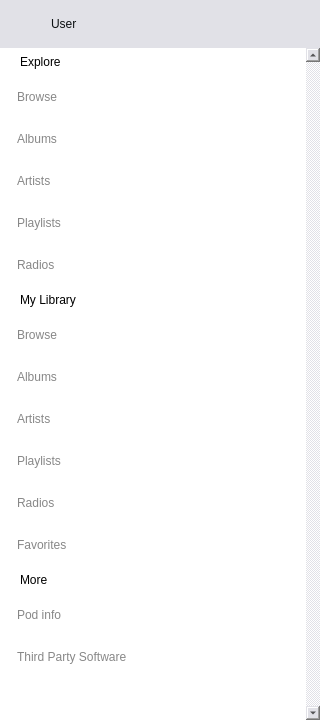
<?xml version="1.0" encoding="UTF-8"?>
<ui version="4.0">
 <class>Sidebar</class>
 <widget class="QWidget" name="Sidebar">
  <property name="geometry">
   <rect>
    <x>0</x>
    <y>0</y>
    <width>320</width>
    <height>720</height>
   </rect>
  </property>
  <property name="minimumSize">
   <size>
    <width>320</width>
    <height>0</height>
   </size>
  </property>
  <property name="maximumSize">
   <size>
    <width>320</width>
    <height>16777215</height>
   </size>
  </property>
  <property name="windowTitle">
   <string>Form</string>
  </property>
  <property name="styleSheet">
   <string notr="true">background-color: rgb(255, 255, 255);
background-color: rgb(255, 255, 255);</string>
  </property>
  <layout class="QHBoxLayout" name="horizontalLayout_5">
   <property name="spacing">
    <number>0</number>
   </property>
   <property name="leftMargin">
    <number>0</number>
   </property>
   <property name="topMargin">
    <number>0</number>
   </property>
   <property name="rightMargin">
    <number>0</number>
   </property>
   <property name="bottomMargin">
    <number>0</number>
   </property>
   <item>
    <widget class="QFrame" name="frame">
     <property name="enabled">
      <bool>true</bool>
     </property>
     <property name="sizePolicy">
      <sizepolicy hsizetype="Preferred" vsizetype="Preferred">
       <horstretch>0</horstretch>
       <verstretch>0</verstretch>
      </sizepolicy>
     </property>
     <property name="minimumSize">
      <size>
       <width>0</width>
       <height>0</height>
      </size>
     </property>
     <property name="maximumSize">
      <size>
       <width>16777215</width>
       <height>16777215</height>
      </size>
     </property>
     <property name="styleSheet">
      <string notr="true">background-color: rgb(225, 225, 231);</string>
     </property>
     <property name="frameShape">
      <enum>QFrame::NoFrame</enum>
     </property>
     <property name="frameShadow">
      <enum>QFrame::Raised</enum>
     </property>
     <layout class="QVBoxLayout" name="verticalLayout_2">
      <property name="spacing">
       <number>0</number>
      </property>
      <property name="leftMargin">
       <number>0</number>
      </property>
      <property name="topMargin">
       <number>0</number>
      </property>
      <property name="rightMargin">
       <number>0</number>
      </property>
      <property name="bottomMargin">
       <number>0</number>
      </property>
      <item>
       <layout class="QHBoxLayout" name="horizontalLayout_2">
        <property name="spacing">
         <number>6</number>
        </property>
        <property name="leftMargin">
         <number>3</number>
        </property>
        <property name="topMargin">
         <number>3</number>
        </property>
        <property name="rightMargin">
         <number>3</number>
        </property>
        <property name="bottomMargin">
         <number>3</number>
        </property>
        <item>
         <widget class="QPushButton" name="avatar">
          <property name="minimumSize">
           <size>
            <width>42</width>
            <height>42</height>
           </size>
          </property>
          <property name="maximumSize">
           <size>
            <width>42</width>
            <height>42</height>
           </size>
          </property>
          <property name="styleSheet">
           <string notr="true">border: none;
background-color: rgb(225, 225, 231);</string>
          </property>
          <property name="text">
           <string/>
          </property>
         </widget>
        </item>
        <item>
         <widget class="QLabel" name="label">
          <property name="maximumSize">
           <size>
            <width>16777215</width>
            <height>48</height>
           </size>
          </property>
          <property name="styleSheet">
           <string notr="true">color: rgb(13, 17, 19);</string>
          </property>
          <property name="text">
           <string>User</string>
          </property>
         </widget>
        </item>
        <item>
         <widget class="QPushButton" name="alerts">
          <property name="minimumSize">
           <size>
            <width>42</width>
            <height>42</height>
           </size>
          </property>
          <property name="maximumSize">
           <size>
            <width>42</width>
            <height>42</height>
           </size>
          </property>
          <property name="styleSheet">
           <string notr="true">border: none;</string>
          </property>
          <property name="text">
           <string/>
          </property>
         </widget>
        </item>
        <item>
         <widget class="QPushButton" name="upload">
          <property name="minimumSize">
           <size>
            <width>42</width>
            <height>42</height>
           </size>
          </property>
          <property name="maximumSize">
           <size>
            <width>42</width>
            <height>42</height>
           </size>
          </property>
          <property name="styleSheet">
           <string notr="true">border: none;</string>
          </property>
          <property name="text">
           <string/>
          </property>
         </widget>
        </item>
        <item>
         <widget class="QPushButton" name="logout">
          <property name="minimumSize">
           <size>
            <width>42</width>
            <height>42</height>
           </size>
          </property>
          <property name="maximumSize">
           <size>
            <width>42</width>
            <height>42</height>
           </size>
          </property>
          <property name="styleSheet">
           <string notr="true">border: none;</string>
          </property>
          <property name="text">
           <string/>
          </property>
         </widget>
        </item>
       </layout>
      </item>
      <item>
       <widget class="QScrollArea" name="scrollArea">
        <property name="styleSheet">
         <string notr="true">background-color: #fff;</string>
        </property>
        <property name="frameShape">
         <enum>QFrame::NoFrame</enum>
        </property>
        <property name="verticalScrollBarPolicy">
         <enum>Qt::ScrollBarAlwaysOn</enum>
        </property>
        <property name="widgetResizable">
         <bool>true</bool>
        </property>
        <widget class="QWidget" name="scrollAreaWidgetContents">
         <property name="geometry">
          <rect>
           <x>0</x>
           <y>0</y>
           <width>308</width>
           <height>672</height>
          </rect>
         </property>
         <layout class="QVBoxLayout" name="verticalLayout_3">
          <property name="spacing">
           <number>0</number>
          </property>
          <property name="leftMargin">
           <number>0</number>
          </property>
          <property name="topMargin">
           <number>0</number>
          </property>
          <property name="rightMargin">
           <number>0</number>
          </property>
          <property name="bottomMargin">
           <number>0</number>
          </property>
          <item>
           <layout class="QHBoxLayout" name="horizontalLayout">
            <property name="spacing">
             <number>0</number>
            </property>
            <property name="leftMargin">
             <number>17</number>
            </property>
            <property name="rightMargin">
             <number>17</number>
            </property>
            <item>
             <widget class="QLabel" name="label_6">
              <property name="styleSheet">
               <string notr="true">margin: 7px 0;</string>
              </property>
              <property name="text">
               <string>Explore</string>
              </property>
             </widget>
            </item>
           </layout>
          </item>
          <item>
           <widget class="QPushButton" name="exp_browse">
            <property name="minimumSize">
             <size>
              <width>0</width>
              <height>42</height>
             </size>
            </property>
            <property name="maximumSize">
             <size>
              <width>16777215</width>
              <height>42</height>
             </size>
            </property>
            <property name="font">
             <font>
              <weight>50</weight>
              <bold>false</bold>
             </font>
            </property>
            <property name="styleSheet">
             <string notr="true">text-align: left;
padding: 0 17px;
border: none;
color: #878787;</string>
            </property>
            <property name="text">
             <string>Browse</string>
            </property>
            <property name="checkable">
             <bool>false</bool>
            </property>
           </widget>
          </item>
          <item>
           <widget class="QPushButton" name="exp_albums">
            <property name="minimumSize">
             <size>
              <width>0</width>
              <height>42</height>
             </size>
            </property>
            <property name="maximumSize">
             <size>
              <width>16777215</width>
              <height>42</height>
             </size>
            </property>
            <property name="styleSheet">
             <string notr="true">text-align: left;
padding: 0 17px;
border: none;
color: #878787;</string>
            </property>
            <property name="text">
             <string>Albums</string>
            </property>
           </widget>
          </item>
          <item>
           <widget class="QPushButton" name="exp_artists">
            <property name="minimumSize">
             <size>
              <width>0</width>
              <height>42</height>
             </size>
            </property>
            <property name="maximumSize">
             <size>
              <width>16777215</width>
              <height>42</height>
             </size>
            </property>
            <property name="styleSheet">
             <string notr="true">text-align: left;
padding: 0 17px;
border: none;
color: #878787;</string>
            </property>
            <property name="text">
             <string>Artists</string>
            </property>
           </widget>
          </item>
          <item>
           <widget class="QPushButton" name="exp_playlists">
            <property name="minimumSize">
             <size>
              <width>0</width>
              <height>42</height>
             </size>
            </property>
            <property name="maximumSize">
             <size>
              <width>16777215</width>
              <height>42</height>
             </size>
            </property>
            <property name="styleSheet">
             <string notr="true">text-align: left;
padding: 0 17px;
border: none;
color: #878787;</string>
            </property>
            <property name="text">
             <string>Playlists</string>
            </property>
           </widget>
          </item>
          <item>
           <widget class="QPushButton" name="exp_radios">
            <property name="minimumSize">
             <size>
              <width>0</width>
              <height>42</height>
             </size>
            </property>
            <property name="maximumSize">
             <size>
              <width>16777215</width>
              <height>42</height>
             </size>
            </property>
            <property name="styleSheet">
             <string notr="true">text-align: left;
padding: 0 17px;
border: none;
color: #878787;</string>
            </property>
            <property name="text">
             <string>Radios</string>
            </property>
           </widget>
          </item>
          <item>
           <layout class="QHBoxLayout" name="horizontalLayout_4">
            <property name="leftMargin">
             <number>17</number>
            </property>
            <property name="rightMargin">
             <number>17</number>
            </property>
            <item>
             <widget class="QLabel" name="label_7">
              <property name="styleSheet">
               <string notr="true">margin: 7px 0;</string>
              </property>
              <property name="text">
               <string>My Library</string>
              </property>
             </widget>
            </item>
           </layout>
          </item>
          <item>
           <widget class="QPushButton" name="lib_browse">
            <property name="minimumSize">
             <size>
              <width>0</width>
              <height>42</height>
             </size>
            </property>
            <property name="maximumSize">
             <size>
              <width>16777215</width>
              <height>42</height>
             </size>
            </property>
            <property name="styleSheet">
             <string notr="true">text-align: left;
padding: 0 17px;
border: none;
color: #878787;</string>
            </property>
            <property name="text">
             <string>Browse</string>
            </property>
           </widget>
          </item>
          <item>
           <widget class="QPushButton" name="lib_albums">
            <property name="minimumSize">
             <size>
              <width>0</width>
              <height>42</height>
             </size>
            </property>
            <property name="maximumSize">
             <size>
              <width>16777215</width>
              <height>42</height>
             </size>
            </property>
            <property name="styleSheet">
             <string notr="true">text-align: left;
padding: 0 17px;
border: none;
color: #878787;</string>
            </property>
            <property name="text">
             <string>Albums</string>
            </property>
           </widget>
          </item>
          <item>
           <widget class="QPushButton" name="lib_artists">
            <property name="minimumSize">
             <size>
              <width>0</width>
              <height>42</height>
             </size>
            </property>
            <property name="maximumSize">
             <size>
              <width>16777215</width>
              <height>42</height>
             </size>
            </property>
            <property name="styleSheet">
             <string notr="true">text-align: left;
padding: 0 17px;
border: none;
color: #878787;</string>
            </property>
            <property name="text">
             <string>Artists</string>
            </property>
           </widget>
          </item>
          <item>
           <widget class="QPushButton" name="lib_playlists">
            <property name="minimumSize">
             <size>
              <width>0</width>
              <height>42</height>
             </size>
            </property>
            <property name="maximumSize">
             <size>
              <width>16777215</width>
              <height>42</height>
             </size>
            </property>
            <property name="styleSheet">
             <string notr="true">text-align: left;
padding: 0 17px;
border: none;
color: #878787;</string>
            </property>
            <property name="text">
             <string>Playlists</string>
            </property>
           </widget>
          </item>
          <item>
           <widget class="QPushButton" name="lib_radios">
            <property name="minimumSize">
             <size>
              <width>0</width>
              <height>42</height>
             </size>
            </property>
            <property name="maximumSize">
             <size>
              <width>16777215</width>
              <height>42</height>
             </size>
            </property>
            <property name="styleSheet">
             <string notr="true">text-align: left;
padding: 0 17px;
border: none;
color: #878787;</string>
            </property>
            <property name="text">
             <string>Radios</string>
            </property>
           </widget>
          </item>
          <item>
           <widget class="QPushButton" name="lib_favourites">
            <property name="minimumSize">
             <size>
              <width>0</width>
              <height>42</height>
             </size>
            </property>
            <property name="maximumSize">
             <size>
              <width>16777215</width>
              <height>42</height>
             </size>
            </property>
            <property name="styleSheet">
             <string notr="true">text-align: left;
padding: 0 17px;
border: none;
color: #878787;</string>
            </property>
            <property name="text">
             <string>Favorites</string>
            </property>
           </widget>
          </item>
          <item>
           <layout class="QHBoxLayout" name="horizontalLayout_6">
            <property name="leftMargin">
             <number>17</number>
            </property>
            <property name="rightMargin">
             <number>17</number>
            </property>
            <item>
             <widget class="QLabel" name="label_9">
              <property name="sizePolicy">
               <sizepolicy hsizetype="Preferred" vsizetype="Minimum">
                <horstretch>0</horstretch>
                <verstretch>0</verstretch>
               </sizepolicy>
              </property>
              <property name="maximumSize">
               <size>
                <width>16777215</width>
                <height>16777215</height>
               </size>
              </property>
              <property name="styleSheet">
               <string notr="true">margin: 7px 0;</string>
              </property>
              <property name="text">
               <string>More</string>
              </property>
             </widget>
            </item>
           </layout>
          </item>
          <item>
           <widget class="QPushButton" name="pod_info">
            <property name="minimumSize">
             <size>
              <width>0</width>
              <height>42</height>
             </size>
            </property>
            <property name="maximumSize">
             <size>
              <width>16777215</width>
              <height>42</height>
             </size>
            </property>
            <property name="styleSheet">
             <string notr="true">text-align: left;
padding: 0 17px;
border: none;
color: #878787;</string>
            </property>
            <property name="text">
             <string>Pod info</string>
            </property>
           </widget>
          </item>
          <item>
           <widget class="QPushButton" name="third_party">
            <property name="minimumSize">
             <size>
              <width>0</width>
              <height>42</height>
             </size>
            </property>
            <property name="maximumSize">
             <size>
              <width>16777215</width>
              <height>42</height>
             </size>
            </property>
            <property name="styleSheet">
             <string notr="true">text-align: left;
padding: 0 17px;
border: none;
color: #878787;</string>
            </property>
            <property name="text">
             <string>Third Party Software</string>
            </property>
           </widget>
          </item>
          <item>
           <spacer name="verticalSpacer">
            <property name="orientation">
             <enum>Qt::Vertical</enum>
            </property>
            <property name="sizeHint" stdset="0">
             <size>
              <width>20</width>
              <height>40</height>
             </size>
            </property>
           </spacer>
          </item>
         </layout>
        </widget>
       </widget>
      </item>
     </layout>
    </widget>
   </item>
  </layout>
 </widget>
 <resources/>
 <connections/>
</ui>
